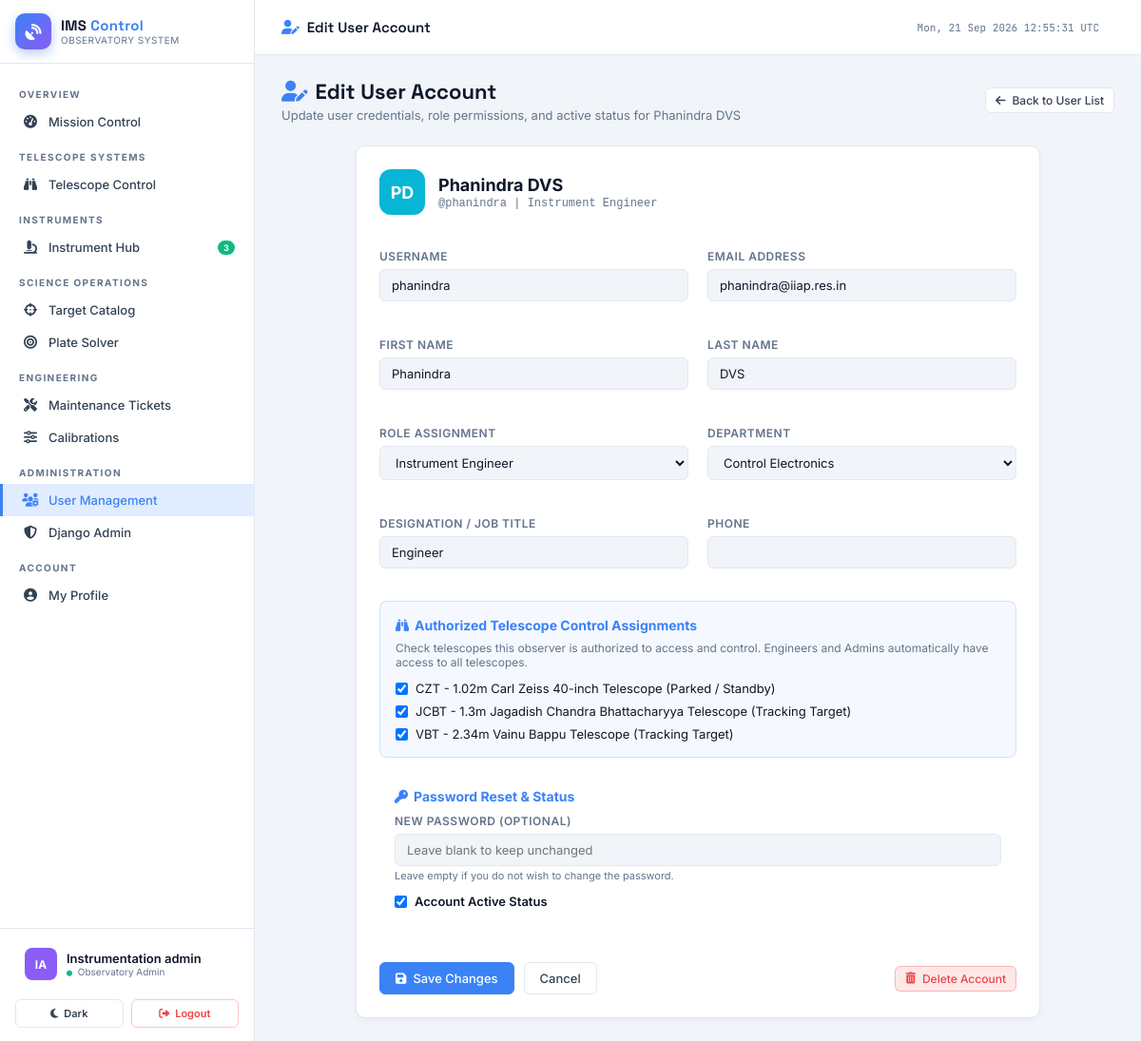
/accounts/users/13/edit/ (signed in), run on the app's committed database.
### accounts/models.py (models this page shows, shortened)
class User(AbstractUser):
    ROLE_ADMIN = 'admin'
    ROLE_ENGINEER = 'engineer'
    ROLE_OBSERVER = 'observer'
    ROLE_CHOICES = [
        (ROLE_ADMIN, 'Observatory Admin'),
        (ROLE_ENGINEER, 'Instrument Engineer'),
        (ROLE_OBSERVER, 'Astronomical Observer'),
    ]
    DEPARTMENT_CHOICES = [
        ('optics', 'Optics & Instrumentation'),
        ('electronics', 'Control Electronics'),
        ('software', 'Software & Telemetry'),
        ('astronomy', 'Observational Astronomy'),
        ('operations', 'Site Operations'),
    ]
    role = models.CharField(
        max_length=20, choices=ROLE_CHOICES, default=ROLE_OBSERVER,
        help_text="Primary functional role in the observatory system."
    )
    department = models.CharField(
        max_length=30, choices=DEPARTMENT_CHOICES, default='astronomy'
    )
    designation = models.CharField(max_length=100, blank=True, help_text="Job title or academic rank.")
    phone = models.CharField(max_length=20, blank=True)
    avatar_color = models.CharField(max_length=7, default="#4f8ef7")
    theme_preference = models.CharField(
        max_length=10,
        choices=[('dark', 'Dark Observatory Theme'), ('light', 'Light Theme')],
        default='dark'
    )
    assigned_telescopes = models.ManyToManyField(
        'telescopes.Telescope',
        blank=True,
        related_name='assigned_observers',
        help_text="Telescopes this observer is authorized to view and control."
    )
    created_at = models.DateTimeField(auto_now_add=True)
    updated_at = models.DateTimeField(auto_now=True)
    class Meta:
        verbose_name = "User"
        verbose_name_plural = "Users"
        ordering = ["username"]
    @property
    def is_admin(self):
        return self.role == self.ROLE_ADMIN or self.is_superuser
    @property
    def display_name(self):
        return self.get_full_name() or self.username
    @property
    def initials(self):
        name = self.get_full_name()
        if name:
            parts = name.split()
            return "".join(p[0].upper() for p in parts[:2])
        return self.username[:2].upper()

### accounts/views.py (the view)
# urls.py: path('users/<int:pk>/edit/', views.user_edit_view, name='user_edit'),
@login_required
@admin_required
def user_edit_view(request, pk):
    target_user = get_object_or_404(User, pk=pk)
    from .forms import AdminUserEditForm
    if request.method == 'POST':
        form = AdminUserEditForm(request.POST, instance=target_user)
        if form.is_valid():
            user = form.save(commit=False)
            new_pwd = form.cleaned_data.get('new_password')
            if new_pwd:
                user.set_password(new_pwd)
            user.save()
            form.save_m2m()
            messages.success(request, f"User account '{user.username}' updated successfully.")
            return redirect('accounts:user_list')
        else:
            messages.error(request, "Failed to update user account. Please check the form errors below.")
    else:
        form = AdminUserEditForm(instance=target_user)
    return render(request, 'accounts/user_edit.html', {'form': form, 'target_user': target_user})

### core/context_processors.py (called while the page is built)
def observatory_context(request):
    context = {}
    if request.user.is_authenticated:
        context['total_telescopes'] = Telescope.objects.count()
        context['online_telescopes'] = Telescope.objects.filter(status='online').count()
        context['total_instruments'] = Instrument.objects.count()
        context['online_instruments'] = Instrument.objects.filter(status='online').count()
        context['open_tickets'] = MaintenanceTicket.objects.filter(status='open').count()
        context['critical_tickets'] = MaintenanceTicket.objects.filter(status='open', severity='critical').count()
    return context

### telescopes/models.py (called while the page is built)
    def __str__(self):
        return f"{self.code} - {self.name} ({self.get_status_display()})"

### templates/accounts/user_edit.html (shortened to what this page needs)
{% extends 'base.html' %}
{% block nav_users %}active{% endblock %}
{% block topbar_title %}<i class="fas fa-user-edit" style="color:var(--accent);margin-right:8px;"></i>Edit User Account{% endblock %}
{% block content %}
<div class="page-header">
    <div>
        <h1 class="page-title"><i class="fas fa-user-edit"></i>Edit User Account</h1>
        <p class="page-subtitle">Update user credentials, role permissions, and active status for {{ target_user.display_name }}</p>
    </div>
    <a href="{% url 'accounts:user_list' %}" class="btn btn-secondary btn-sm"><i class="fas fa-arrow-left"></i> Back to User List</a>
</div>
<div class="card" style="max-width:720px; margin:0 auto; padding:24px;">
    <div style="display:flex; align-items:center; gap:14px; margin-bottom:20px; padding-bottom:16px; border-bottom:1px solid var(--border-color);">
        <div style="width:48px; height:48px; border-radius:12px; background:{{ target_user.avatar_color }}; display:flex; align-items:center; justify-content:center; font-size:18px; font-weight:700; color:#fff;">
            {{ target_user.initials }}
        </div>
        <div>
            <h3 style="margin:0; font-size:18px; color:var(--text-primary);">{{ target_user.display_name }}</h3>
            <p style="margin:2px 0 0 0; font-size:12px; color:var(--text-muted); font-family:monospace;">@{{ target_user.username }} | {{ target_user.get_role_display }}</p>
        </div>
    </div>
    <form method="post">
        <div class="grid grid-2">
            <div class="form-group">
                <label class="form-label">Username</label>
                {{ form.username }}
            </div>
            <div class="form-group">
                <label class="form-label">Email Address</label>
                {{ form.email }}
            </div>
            <div class="form-group">
                <label class="form-label">First Name</label>
                {{ form.first_name }}
            </div>
            <div class="form-group">
                <label class="form-label">Last Name</label>
                {{ form.last_name }}
            </div>
            <div class="form-group">
                <label class="form-label">Role Assignment</label>
                {{ form.role }}
            </div>
            <div class="form-group">
                <label class="form-label">Department</label>
                {{ form.department }}
            </div>
            <div class="form-group">
                <label class="form-label">Designation / Job Title</label>
                {{ form.designation }}
            </div>
            <div class="form-group">
                <label class="form-label">Phone</label>
                {{ form.phone }}
            </div>
        </div>
        <div style="margin-top:16px; padding:16px; background:rgba(59,130,246,0.05); border:1px solid rgba(59,130,246,0.2); border-radius:8px;">
            <h4 style="margin:0 0 8px 0; font-size:14px; color:var(--accent);"><i class="fas fa-binoculars" style="margin-right:6px;"></i>Authorized Telescope Control Assignments</h4>
            <p style="font-size:12px; color:var(--text-muted); margin-bottom:12px;">Check telescopes this observer is authorized to access and control. Engineers and Admins automatically have access to all telescopes.</p>
            <div style="display:flex; flex-direction:column; gap:8px;">
                {% for checkbox in form.assigned_telescopes %}
                <label style="display:flex; align-items:center; gap:8px; cursor:pointer; font-size:13px; color:var(--text-primary);">
                    {{ checkbox.tag }}
                    <span>{{ checkbox.choice_label }}</span>
                </label>
                {% empty %}
                <span style="font-size:12px; color:var(--text-muted);">No telescopes registered in system.</span>
                {% endfor %}
            </div>
        </div>
        <div style="margin-top:16px; padding:16px; background:var(--card-bg-subtle, rgba(255,255,255,0.03)); border:1px solid var(--border-color); border-radius:8px;">
            <h4 style="margin:0 0 10px 0; font-size:14px; color:var(--accent);"><i class="fas fa-key" style="margin-right:6px;"></i>Password Reset & Status</h4>
            <div class="form-group" style="margin-bottom:12px;">
                <label class="form-label">New Password (Optional)</label>
                {{ form.new_password }}
                <small style="color:var(--text-muted); font-size:11px;">Leave empty if you do not wish to change the password.</small>
            </div>
            <div class="form-group" style="margin-bottom:0; display:flex; align-items:center; gap:8px;">
                {{ form.is_active }}
                <label for="{{ form.is_active.id_for_label }}" style="font-size:13px; font-weight:600; color:var(--text-primary); cursor:pointer;">Account Active Status</label>
            </div>
        </div>
        <div style="display:flex; justify-content:space-between; align-items:center; margin-top:24px; padding-top:16px; border-top:1px solid var(--border-color);">
            <div style="display:flex; gap:10px;">
                <button type="submit" class="btn btn-primary"><i class="fas fa-save"></i> Save Changes</button>
                <a href="{% url 'accounts:user_list' %}" class="btn btn-secondary">Cancel</a>
            </div>
            {% if target_user.pk != user.pk %}
            <a href="{% url 'accounts:user_delete' target_user.pk %}" class="btn btn-danger btn-sm"><i class="fas fa-trash-alt"></i> Delete Account</a>
            {% endif %}
        </div>
    </form>
</div>
{% endblock %}

### templates/base.html (shortened to what this page needs)
<!DOCTYPE html>
<html lang="en" data-theme="{% if user.is_authenticated %}{{ user.theme_preference|default:'dark' }}{% else %}dark{% endif %}">
<head>
    {% load static %}
    <link rel="stylesheet" href="https://cdnjs.cloudflare.com/ajax/libs/font-awesome/6.5.0/css/all.min.css">
</head>
<body>
<nav class="sidebar">
    <div class="sidebar-logo">
        <a href="{% url 'core:dashboard' %}" class="logo-mark">
            <div class="logo-icon"><i class="fas fa-satellite-dish"></i></div>
            <div class="logo-text-block">
                <div class="logo-title">IMS <span>Control</span></div>
                <div class="logo-sub">Observatory System</div>
            </div>
        </a>
    </div>
    <nav class="sidebar-nav">
        <div class="nav-section-label">Overview</div>
        <a href="{% url 'core:dashboard' %}" class="nav-item {% block nav_dashboard %}{% endblock %}">
            <i class="fas fa-gauge-high"></i> Mission Control
        </a>
        <div class="nav-section-label">Telescope Systems</div>
        <a href="{% url 'telescopes:telescope_list' %}" class="nav-item {% block nav_telescopes %}{% endblock %}">
            <i class="fas fa-binoculars"></i> Telescope Control
        </a>
        <div class="nav-section-label">Instruments</div>
        <a href="{% url 'instruments:instrument_list' %}" class="nav-item {% block nav_instruments %}{% endblock %}">
            <i class="fas fa-microscope"></i> Instrument Hub
            {% if online_instruments %}<span class="nav-badge green">{{ online_instruments }}</span>{% endif %}
        </a>
        <div class="nav-section-label">Science Operations</div>
        <a href="{% url 'observations:target_list' %}" class="nav-item {% block nav_targets %}{% endblock %}">
            <i class="fas fa-crosshairs"></i> Target Catalog
        </a>
        <a href="{% url 'platesolver:index' %}" class="nav-item {% block nav_platesolver %}{% endblock %}">
            <i class="fas fa-bullseye"></i> Plate Solver
        </a>
        <div class="nav-section-label">Engineering</div>
        <a href="{% url 'maintenance:ticket_list' %}" class="nav-item {% block nav_tickets %}{% endblock %}">
            <i class="fas fa-screwdriver-wrench"></i> Maintenance Tickets
        </a>
        <a href="{% url 'maintenance:calibration_list' %}" class="nav-item {% block nav_calibrations %}{% endblock %}">
            <i class="fas fa-sliders"></i> Calibrations
        </a>
        {% if user.is_admin %}
        <div class="nav-section-label">Administration</div>
        <a href="{% url 'accounts:user_list' %}" class="nav-item {% block nav_users %}{% endblock %}">
            <i class="fas fa-users-cog"></i> User Management
        </a>
        <a href="/admin/" class="nav-item" target="_blank">
            <i class="fas fa-shield-halved"></i> Django Admin
        </a>
        {% endif %}
        <div class="nav-section-label">Account</div>
        <a href="{% url 'accounts:profile' %}" class="nav-item {% block nav_profile %}{% endblock %}">
            <i class="fas fa-circle-user"></i> My Profile
        </a>
    </nav>
    <div class="sidebar-user">
        <div class="user-card">
            <div class="user-avatar" style="background: {{ user.avatar_color|default:'#3b82f6' }}">
                {{ user.initials }}
            </div>
            <div style="flex:1; min-width:0;">
                <div class="user-name">{{ user.display_name }}</div>
                <div class="user-role-badge">
                    <i class="fas fa-circle" style="font-size:6px; color:var(--green); margin-right:3px;"></i>
                    {{ user.get_role_display }}
                </div>
            </div>
        </div>
    </div>
    <div class="sidebar-actions">
        <a href="{% url 'accounts:toggle_theme' %}" class="btn-sidebar-action btn-theme" title="Toggle Theme">
            <i class="fas {% if user.theme_preference == 'dark' %}fa-sun{% else %}fa-moon{% endif %}"></i>
            <span>{% if user.theme_preference == 'dark' %}Light{% else %}Dark{% endif %}</span>
        </a>
        <a href="{% url 'accounts:logout' %}" class="btn-sidebar-action btn-logout">
            <i class="fas fa-right-from-bracket"></i>
            <span>Logout</span>
        </a>
    </div>
</nav>
<div class="main-content">
    <header class="topbar">
        <div class="topbar-title">{% block topbar_title %}Instrument Management System{% endblock %}</div>
        <div class="topbar-meta" id="live-clock">Loading…</div>
    </header>
    <main class="page-body">
        {% block content %}{% endblock %}
    </main>
</div>
</body>
</html>

### data on the page
User: initials "IA", display_name "Instrumentation admin", role "Observatory Admin"
User: display_name "Phanindra DVS", initials "PD", username "phanindra", role "Instrument Engineer", email "phanindra@iiap.res.in", first_name "Phanindra", last_name "DVS", department "Control Electronics", designation "Engineer", is_active "☑"

### other printed values
{{ online_instruments }} "3"
{{ checkbox.choice_label }} "CZT - 1.02m Carl Zeiss 40-inch Telescope (Parked / Standby)" "JCBT - 1.3m Jagadish Chandra Bhattacharyya Telescope (Tracking Target)" "VBT - 2.34m Vainu Bappu Telescope (Tracking Target)"
